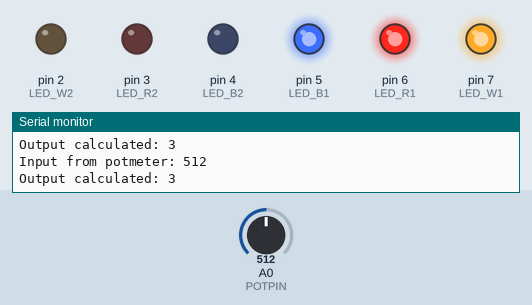
Recording of a sketch running on a simulated Arduino Uno, built with avr-gcc and run on an emulated ATmega328P. Parts: output pins drawn as LEDs (lit = HIGH), the last lines printed to the serial monitor. Inputs (shaded band) come from the test bench; at power-on: A0 (POTPIN) = 512.

Above: at 1.2 s.
1.3 s: A0 (POTPIN) set to 673
2.8 s: A0 (POTPIN) set to 691
At 4.0 s:
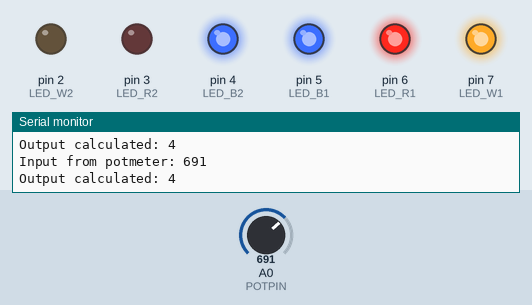
4.4 s: A0 (POTPIN) set to 843
7.4 s: A0 (POTPIN) set to 865
At 8.7 s:
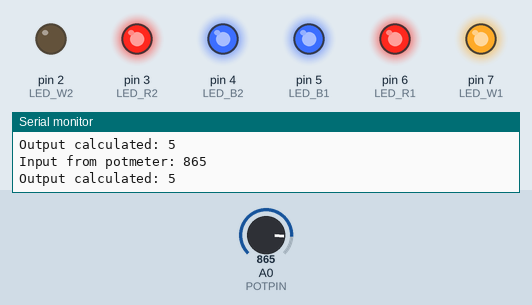
9.0 s: A0 (POTPIN) set to 1012
12.0 s: A0 (POTPIN) set to 1023
At 13.6 s:
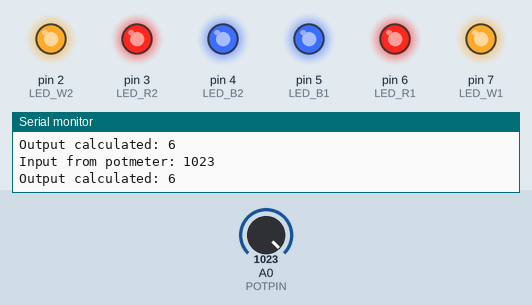
Timing chart, 0 to 14.6 s (numbered marks = the images above; inputs shaded):
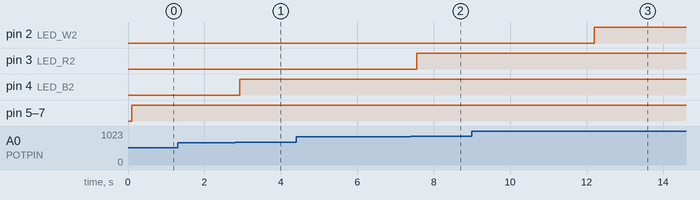

The sketch:

opdracht_1.ino
```cpp
// Constants for hardware
#define POTPIN A0
const int LED_B1 = 5;
const int LED_R1 = 6;
const int LED_W1 = 7;
const int LED_B2 = 4;
const int LED_R2 = 3;
const int LED_W2 = 2;

int inputVal = 0;
int outputVal = 0;

void setup() {
// pinmodes
  pinMode(LED_B1, OUTPUT);
  pinMode(LED_R1, OUTPUT);
  pinMode(LED_W1, OUTPUT);
  pinMode(LED_B2, OUTPUT);
  pinMode(LED_R2, OUTPUT);
  pinMode(LED_W2, OUTPUT);
  pinMode(POTPIN, INPUT);

// set LEDS to low
  digitalWrite(LED_B1, LOW);
  digitalWrite(LED_R1, LOW);
  digitalWrite(LED_W1, LOW);
  digitalWrite(LED_B2, LOW);
  digitalWrite(LED_R2, LOW);
  digitalWrite(LED_W2, LOW);

// Serial
  Serial.begin(9600);
}

void loop() {
  inputVal = analogRead(POTPIN);
  Serial.print("Input from potmeter: ");
  Serial.println(inputVal);

  outputVal = map(inputVal, 0, 1023, 0, 6);
  Serial.print("Output calculated: ");
  Serial.println(outputVal);
  delay(100);

  if(outputVal == 0){       // All leds off
    digitalWrite(LED_B1, LOW);
    digitalWrite(LED_R1, LOW);
    digitalWrite(LED_W1, LOW);
    digitalWrite(LED_B2, LOW);
    digitalWrite(LED_R2, LOW);
    digitalWrite(LED_W2, LOW);
  }
  if(outputVal == 1){       // 1 led on, others off
    digitalWrite(LED_B1, HIGH);
    digitalWrite(LED_R1, LOW);
    digitalWrite(LED_W1, LOW);
    digitalWrite(LED_B2, LOW);
    digitalWrite(LED_R2, LOW);
    digitalWrite(LED_W2, LOW);
  }
  if(outputVal == 2){       // 2 leds on, others off
    digitalWrite(LED_B1, HIGH);
    digitalWrite(LED_R1, HIGH);
    digitalWrite(LED_W1, LOW);
    digitalWrite(LED_B2, LOW);
    digitalWrite(LED_R2, LOW);
    digitalWrite(LED_W2, LOW);
  }
  if(outputVal == 3){       // 3 leds on, others off
    digitalWrite(LED_B1, HIGH);
    digitalWrite(LED_R1, HIGH);
    digitalWrite(LED_W1, HIGH);
    digitalWrite(LED_B2, LOW);
    digitalWrite(LED_R2, LOW);
    digitalWrite(LED_W2, LOW);
  }
  if(outputVal == 4){       // 4 leds on, others off
    digitalWrite(LED_B1, HIGH);
    digitalWrite(LED_R1, HIGH);
    digitalWrite(LED_W1, HIGH);
    digitalWrite(LED_B2, HIGH);
    digitalWrite(LED_R2, LOW);
    digitalWrite(LED_W2, LOW);
  }
  if(outputVal == 5){       // 5 leds on, 1 off
    digitalWrite(LED_B1, HIGH);
    digitalWrite(LED_R1, HIGH);
    digitalWrite(LED_W1, HIGH);
    digitalWrite(LED_B2, HIGH);
    digitalWrite(LED_R2, HIGH);
    digitalWrite(LED_W2, LOW);
  }
  if(outputVal == 6){       // All leds on
    digitalWrite(LED_B1, HIGH);
    digitalWrite(LED_R1, HIGH);
    digitalWrite(LED_W1, HIGH);
    digitalWrite(LED_B2, HIGH);
    digitalWrite(LED_R2, HIGH);
    digitalWrite(LED_W2, HIGH);
  }

}
```

Measured:
- the behaviour switches between 681 and 682 on A0 (POTPIN) (found by bisection; images 0 and 1)
- the behaviour switches between 852 and 853 on A0 (POTPIN) (found by bisection; images 1 and 2)
- the behaviour switches between 1022 and 1023 on A0 (POTPIN) (found by bisection; images 2 and 3)
- after the input at 2.8 s, pin 4 (LED_B2): LOW → HIGH after 0.12 s
- after the input at 7.4 s, pin 3 (LED_R2): LOW → HIGH after 0.16 s
- after the input at 12.0 s, pin 2 (LED_W2): LOW → HIGH after 0.19 s
